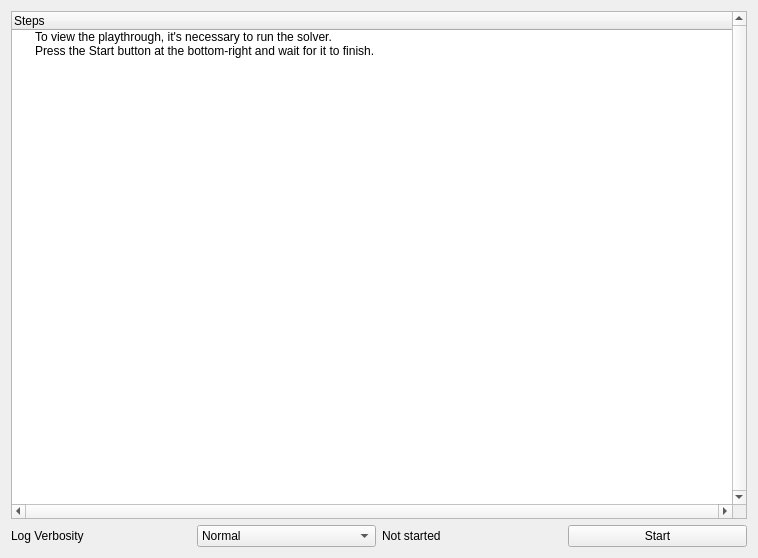
<?xml version="1.0" encoding="UTF-8"?>
<ui version="4.0">
 <class>GameValidatorWidget</class>
 <widget class="QWidget" name="GameValidatorWidget">
  <property name="geometry">
   <rect>
    <x>0</x>
    <y>0</y>
    <width>758</width>
    <height>558</height>
   </rect>
  </property>
  <property name="windowTitle">
   <string>Game Validator</string>
  </property>
  <layout class="QGridLayout" name="root_layout">
   <item row="3" column="0">
    <widget class="QLabel" name="verbosity_label">
     <property name="text">
      <string>&lt;html&gt;&lt;head/&gt;&lt;body&gt;&lt;p&gt;Log Verbosity&lt;/p&gt;&lt;/body&gt;&lt;/html&gt;</string>
     </property>
    </widget>
   </item>
   <item row="3" column="1">
    <widget class="QComboBox" name="verbosity_combo">
     <property name="currentIndex">
      <number>1</number>
     </property>
     <item>
      <property name="text">
       <string>Silent</string>
      </property>
     </item>
     <item>
      <property name="text">
       <string>Normal</string>
      </property>
     </item>
     <item>
      <property name="text">
       <string>High</string>
      </property>
     </item>
     <item>
      <property name="text">
       <string>Extreme</string>
      </property>
     </item>
    </widget>
   </item>
   <item row="3" column="2">
    <widget class="QLabel" name="status_label">
     <property name="text">
      <string>Not started</string>
     </property>
    </widget>
   </item>
   <item row="3" column="3">
    <widget class="QPushButton" name="start_button">
     <property name="text">
      <string>Start</string>
     </property>
    </widget>
   </item>
   <item row="2" column="0" colspan="4">
    <widget class="QTreeWidget" name="log_widget">
     <property name="verticalScrollBarPolicy">
      <enum>Qt::ScrollBarAlwaysOn</enum>
     </property>
     <property name="horizontalScrollBarPolicy">
      <enum>Qt::ScrollBarAlwaysOn</enum>
     </property>
     <property name="textElideMode">
      <enum>Qt::ElideNone</enum>
     </property>
     <attribute name="headerStretchLastSection">
      <bool>true</bool>
     </attribute>
     <column>
      <property name="text">
       <string>Steps</string>
      </property>
     </column>
     <item>
      <property name="text">
       <string>To view the playthrough, it's necessary to run the solver.</string>
      </property>
     </item>
     <item>
      <property name="text">
       <string>Press the Start button at the bottom-right and wait for it to finish.</string>
      </property>
     </item>
    </widget>
   </item>
  </layout>
 </widget>
 <layoutdefault spacing="6" margin="11"/>
 <resources/>
 <connections/>
</ui>
